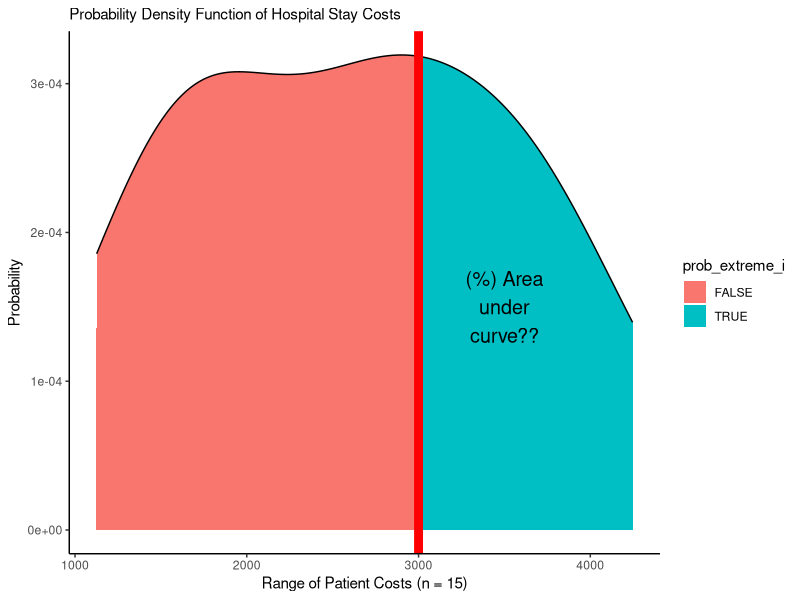
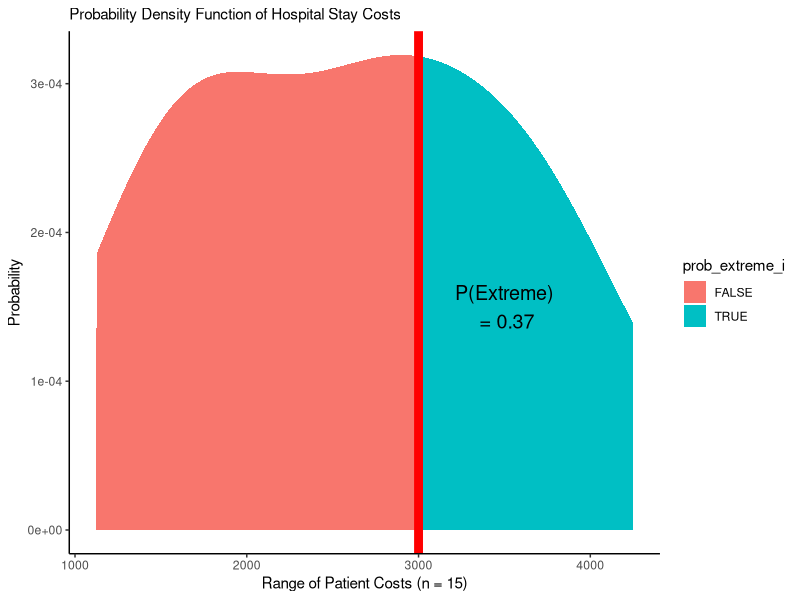
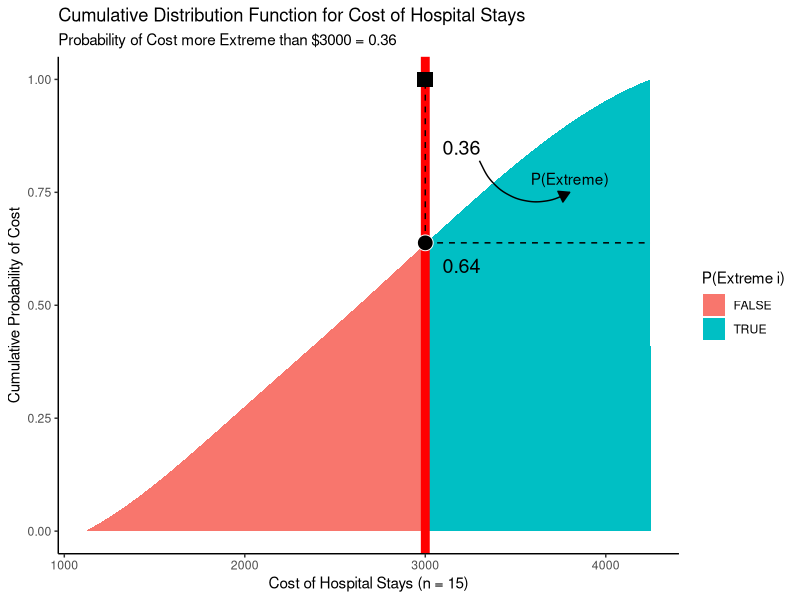
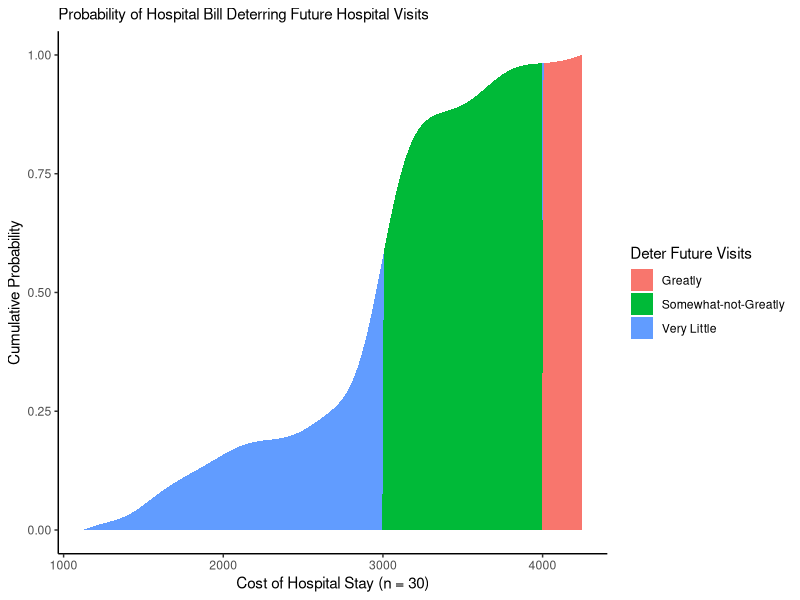
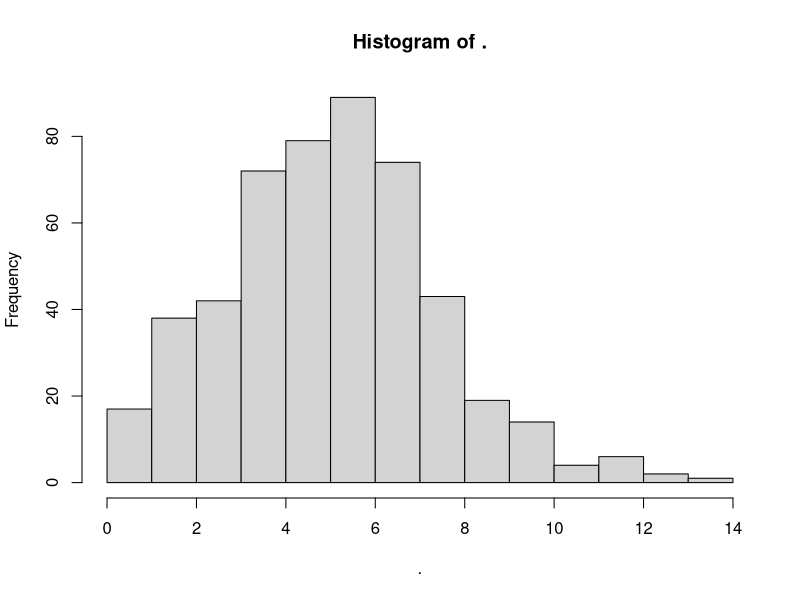

Generate these figures, in order, with R:
## ---- chunk 1
## Global options
knitr::opts_chunk$set(cache = FALSE, message = FALSE, warning = FALSE)
library(knitr)
library(kableExtra)
library(magick)
library(cowplot)
library(DiagrammeR)

# Let's also write a functions to lable figures and captions
# Courtesy of Stack Overflow
#https://stackoverflow.com/questions/37116632/r-markdown-html-number-figures

#Determine the output format of the document
output_format = opts_knit$get("rmarkdown.pandoc.to")

#Figure and Table Caption Numbering, for HTML do it manually
tabnum = 1; fignum = 1;

#Function to add the Table Number
tabcap = function(x){
  if(output_format == 'html'){
    x = paste0("Table ",tabnum,". ",x)
    tabnum <<- tabnum + 1
  }; x
}

#Function to add the Figure Number
figcap = function(x){
  if(output_format == 'html'){
    x = paste0("Figure ",fignum,". ",x)
    fignum <<- fignum + 1
  }; x
}

## ---- chunk 2
library(dplyr)
library(ggplot2)
library(broom)
## ---- chunk 3
mycoffee <- bind_rows(
  # Make first data.frame
  data.frame(
    # Containing these vectors style and price
    style = c("latte", "cappuccino", "americano"),
    price = c(5, 4, 3)),
  # Make second data.frame
  data.frame(
    # Containing these vectors style, price, and shop
    style = c("coffee", "hot cocoa"),
             price = c(3, 2),
             shop = c("Gimme Coffee", "Starbucks"))
)
# Notice how they stack, 
# but in first data.frame values,
# shop gets filled with NA, 
# since it wasn't in first dataframe
mycoffee
## ---- chunk 4
mycoffee <- mycoffee %>%
  # Add a new vector (must be of same length as data.frame)
  # vector is number of those drinks purchased
  mutate(purchased = c(5, 4, 10, 2, 1))
## ---- chunk 5
mycoffee %>%
  # Summarize data.frame into one row
  summarize(
    # Calculate mean price of drinks
    mean_price = mean(price),
    # Calculate total drinks purchased
    total_purchased = sum(purchased))
## ---- chunk 6
include_graphics("https://hips.hearstapps.com/del.h-cdn.co/assets/17/20/768x548/gallery-1494972479-12509893-10153286565876806-7249155525568646308-n.jpg", dpi = 100)
## ---- chunk 7
sweets <- data.frame(
# We know there are 10,000 twizzlers
  twizzlers = 10000,
# and 8,000 redvines
  redvines = 8000) %>%
  # So together, there are 18,000 sweets available
  # So there's a 8000-in-18,000 chance of picking a redvine
  mutate(prob_1 = redvines / (twizzlers + redvines))

# Check it!
sweets
## ---- chunk 8
sweets %>%
    # After picking 1 Red Vine,
  # there's now 1 less Red Vine in circulation
  mutate(
    # Subtract 1 redvine
    redvines = redvines - 1,
    # Recalculate total
    total = twizzlers + redvines) %>%
  # calculate probability of picking a second red vine now that 1 is gone
  mutate(prob_2 = redvines / total) %>%
  # Finally, multiply the first and second probability together
  # When it's this AND that, you multiply
  mutate(prob = prob_1 * prob_2)
## ---- chunk 9
sweets %>%
  # Add a column for black licorice
  mutate(black_licorice = 1000) %>%
  # Get total
  mutate(total = twizzlers + redvines + black_licorice) %>%
  # Recompute probabilities
  mutate(prob_1 = redvines / total,
         prob_2 = black_licorice / total) %>%
  # When it's this OR that, you add probabilities
  mutate(prob_3 = prob_1 + prob_2)

## ---- chunk 10
remove(mycoffee, sweets)
## ---- chunk 11
knitr::include_graphics("https://bhi61nm2cr3mkdgk1dtaov18-wpengine.netdna-ssl.com/wp-content/uploads/2017/03/marbles.jpg", dpi = 100)
## ---- chunk 12
c("graph TD",
  # Make nodes
  "you[You]",
  # Make subgraph of bags
  "subgraph Bags",
    "b1[Bag 1]",
    "b2[Bag 2]",
    "b3[Bag 3]",
  "end",
  # Make subgraph of marbles
  "subgraph Marbles",
    # Marbles in Bag 1
    "b1m1((Marble <i>a</i>))",
    "b1m2((Marble <i>b</i>))",
    "b1m3((Marble <i>c</i>))",
    # Make 3 red
    "style b1m1 fill:#FB52A5",
    "style b1m2 fill:#FB52A5",
    "style b1m3 fill:#FB52A5",
  
    # Marbles in Bag 2
    "b2m1((Marble <i>d</i>))",
    "b2m2((Marble <i>e</i>))",
    "b2m3((Marble <i>f</i>))",
    # Make 1 red
    "style b2m1 fill:#FB52A5",
    "style b2m2 fill:#84A3F5",
    "style b2m3 fill:#84A3F5",
  
    # Marbles in Bag 3
    "b3m1((Marble <i>g</i>))",
    "b3m2((Marble <i>h</i>))",
    "b3m3((Marble <i>j</i>))",
    # Make 2 red
    "style b3m1 fill:#84A3F5",
    "style b3m2 fill:#FB52A5",
    "style b3m3 fill:#FB52A5",
  "end",
  # Draw edges to bags
  "you--> b1",
  "you--> b2",
  "you--> b3",
  # Draw edges to marbles
  "b1-->|1|b1m1",
  "b1-->|1|b1m2",
  "b1-->|1|b1m3",
  "b2-->|1|b2m1",
  "b2-->|0|b2m2",
  "b2-->|0|b2m3",
  "b3-->|0|b3m1",
  "b3-->|1|b3m2",
  "b3-->|1|b3m3"
  ) %>%
  paste(collapse = "\n ") %>%
  mermaid()
## ---- chunk 13
# there are 3 bags
n_bags <- 3

# So....
# In this case, P(Bag1) = P(Bag2) = P(Bag3)
# and P(Bag1) + P(Bag2) + P(Bag3) = 100% = 1.0

# 1/3 chance of picking Bag 1
# written P(Bag1)
pbag1 <- 1 / n_bags

# 1/3 chance of picking Bag 2
# written P(Bag2) 
pbag2 <- 1 / n_bags

# 1/3 chance of picking Bag 3
# written P(Bag3)
pbag3 <- 1 / n_bags

# Check it!
c(pbag1, pbag2, pbag3)
## ---- chunk 14
# Total marbles in Bag 1
m_bag1 <- 3
# Total marbles in Bag 2
m_bag2 <- 3
# Total marbles in Bag 3
m_bag3 <- 3
## ---- chunk 15
# So, we can calculate the percentages in each bag.

# percentage of red marbles in Bag 1
# written P(Red|Bag1)
pm_bag1 <- 3 / m_bag1

# percentage of red marbles in Bag 2
# written P(Red|Bag2)
pm_bag2 <- 1 / m_bag2

# percentage of red marbles in Bag 3
# written P(Red|Bag3)
pm_bag3 <- 2 / m_bag3

# Check it!
c(pm_bag1, pm_bag2, pm_bag3)
## ---- chunk 16
# For example
# P(Bag1 & Red) = P(Red|Bag1) * P(Bag1)
pm_bag1 * pbag1
## ---- chunk 17
# P(Bag1 & Red) = P(Red|Bag1) * P(Bag1)
pm_bag1 * pbag1 + 
  # P(Bag2 & Red) = P(Red|Bag2) * P(Bag2)
  pm_bag2 * pbag2 + 
  # P(Bag3 & Red) = P(Red|Bag3) * P(Bag3)
  pm_bag3 * pbag3
## ---- chunk 18
bags <- data.frame(
  bag_id = 1:3,
  # For each bag, how many do you get to choose?
  bags = c(1, 1, 1),
  # For each bag, how many marbles do you get to choose?
  marbles = c(3, 3, 3),
  # For each bag, how many marbles are red?
  red = c(3, 1, 2)) %>%
  # Then, we can calculate the probability of...
  mutate(
    # choosing that bag out of all bags
    prob_bag = bags / sum(bags),
    # choosing red out of all marbles in that bag
    prob_red = red / marbles,
    # choosing BOTH that bag AND a red marble in that bag
    prob_bagred = prob_red * prob_bag)
## ---- chunk 19
bags %>%
  summarize(prob_bagred = sum(prob_bagred))
## ---- chunk 20
# Let's remove this now unnecessary data
remove(bags, n_bags, 
       m_bag1, m_bag2, m_bag3, 
       pbag1, pbag2, pbag3,
       pm_bag1, pm_bag2, pm_bag3)
## ---- chunk 21
knitr::include_graphics("https://pictures.dealer.com/m/maguirechryslerllccllc/0765/537937cbf2dd83f8e3bc89996035c3acx.jpg", dpi = 100)
## ---- chunk 22
# We want to know this
p_scone_coffee <- NULL

# But we know this!
p_coffee_scone <- 3/7
p_coffee_no_scone <- 2/3
p_scone <- 7/10
# AND
# If 7 out of 10 customers ever bought scones,
# then 3 out of 10 NEVER bought scones
p_no_scone <- 3 / 10
## ---- chunk 23
# Total Prob of Coffee = Getting Cofee + Not getting coffee
p_coffee <- p_coffee_scone * p_scone + p_coffee_no_scone * p_no_scone
# Check it!
p_coffee
## ---- chunk 24
p_scone_coffee <- p_coffee_scone * p_scone / p_coffee
## ---- chunk 25
orders <- tibble(
  coffee = c("yes", "no", "yes", "no", "yes", "yes", "yes", "no", "no", "no"),
  scone = c("no", "no", "no", "yes", "yes", "yes", "yes", "yes", "yes", "yes"))
## ---- chunk 26
orders %>% table()
## ---- chunk 27
# Let's skip to the end and just calculate the proportion directly!
# Out of all people who got coffee, how many got scones?
orders %>% 
  summarize(p_scone_coffee = sum(scone == "yes" & coffee == "yes") / sum(coffee == "yes") )
# The end!
## ---- chunk 28
# Now that we know this, let's prove that Bayes works.
orders %>% 
  summarize(
    # The goal (posterior)
    p_scone_coffee = sum(scone == "yes" & coffee == "yes") / sum(coffee == "yes"),
    # The data
    p_coffee_scone = sum(coffee == "yes" & scone == "yes") / sum(scone == "yes"),
    p_coffee_no_scone = sum(coffee == "yes" & scone == "no") / sum(scone == "no"),
    p_scone = sum(scone == "yes") / sum(coffee == "yes" | coffee == "no"),
    p_no_scone = sum(scone == "no") / sum(coffee == "yes" | coffee == "no"),
    # Now recalculate the goal, using the data we have collected.
    # Does 'bayes' equal 'p_scone_coffee'?
    bayes = p_coffee_scone * p_scone / (p_coffee_scone * p_scone + p_coffee_no_scone * p_no_scone))

# It should! And it does! Tada!
## ---- chunk 29
knitr::include_graphics("https://external-preview.redd.it/6FJDW5OvgqXpUjFutYDMX18UZH6oGLlu_LY8Qlf-1Rs.jpg", dpi = 100)
## ---- chunk 30
# The probability of getting a loan (13) given that you went bankrupt (18)
p_loan_bankrupt <- 13 / 18
# Probability of going bankrupt (18), whether or not you got a loan (50)
p_bankrupt <- 18 / 50
# Probability of NOT going bankrupt (50 - 18 = 32), whether or not you got a loan (50)
p_no_bankrupt <- 32 / 50
# Probability of getting a loan (29), whether or not you go bankrupt (50)
p_loan <- 29 / 50
# Probability you get a loan (26), given that you don't go bankrupt (32)
p_loan_no_bankrupt <- 26 / 32

# Apply Bayes Rule
p_bankrupt_loan <- p_loan_bankrupt * p_bankrupt /
  (p_loan_bankrupt * p_bankrupt + p_loan_no_bankrupt * p_no_bankrupt)
# Check!
p_bankrupt_loan
## ---- chunk 31
# Clear excess data
remove(orders, p_coffee, p_scone, p_coffee_no_scone, p_coffee_scone, p_scone_coffee)
## ---- chunk 32
knitr::include_graphics("https://media.glamour.com/photos/5abd5bbd73c84932389610fd/master/pass/TCDEERR_EC008.jpg", dpi = 100)
## ---- chunk 33
# Let's record our vector of 15 patients
obs <- c(1126, 1493, 1528, 1713, 1912, 2060, 2541, 2612, 2888, 2915, 3166, 3552, 3692, 3695, 4248)
# And let's get our new patient data point to compare against
stat <- 3000
## ---- chunk 34
# Which values of in vector obs were greater than or equal to stat?
obs >= stat
## ---- chunk 35
# Get p-value, the probability of getting a value greater than or equal to stat
mean(obs >= stat)

# This means Total Probability, where probability of each cost is 1/n
sum(  (obs >= stat) / length(obs)   )
## ---- chunk 36
obs %>% density() %>% tidy() %>% tail(3)
## ---- chunk 37
# Let's make dobs(), the probability density function for our observed data. 
dobs <- obs %>% density() %>% tidy() %>% approxfun()
# Now let's get a sequence (seq()) of costs from 1000 to 3000, in units of 1000....
seq(1000, 3000, by = 1000)
# and let's feed it a range of data to get the frequencies at those costs!
seq(1000, 3000, by = 1000) %>% dobs()
## ---- chunk 38
mypd <- tibble(
  # Get sequence from min to max, in units of $10
  cost = seq(min(obs), max(obs), by = 10),
  # Get probability densities
  prob_cost_i = dobs(cost)) %>%
  # Classify each row as TRUE (1) if cost greater than or equal to stat, or FALSE (0) if not.
  # This is the probability that each row is extreme (1 or 0)
  mutate(prob_extreme_i = cost >= stat)
# Check it out!
mypd %>% head(3)
## ---- chunk 39
mypd %>%
  ggplot(mapping = aes(x = cost, y = prob_cost_i, fill = prob_extreme_i)) +
  # Fill in the area from 0 to y along x
  geom_area() +
  # Or just draw curve with line
  geom_line() +
  # add vertical line
  geom_vline(xintercept = stat, color = "red", size = 3) +
  # Add theme and labels
  theme_classic() +
  labs(x = "Range of Patient Costs (n = 15)",
       y = "Probability",
       subtitle = "Probability Density Function of Hospital Stay Costs") +
  # And let's add a quick label
  annotate("text", x = 3500, y = 1.5e-4, label = "(%) Area\nunder\ncurve??", size = 5)
## ---- chunk 40
p <- mypd %>% 
  # Calculate the conditional probability of each cost occurring given that condition
  mutate(prob_cost_extreme_i = prob_cost_i * prob_extreme_i) %>%
  # Next, let's summarize these probabilities
  summarize(
    # Add up all probabilities of each cost given its condition in row i
    prob_cost_extreme = sum(prob_cost_extreme_i),
    # Add up all probabilities of each cost in any row i
    prob_cost = sum(prob_cost_i),
    # Calculate the weighted average, or total probability of getting an extreme cost
    # by dividing these two sums!
    prob_extreme = prob_cost_extreme / prob_cost)
# Check it out!
p
## ---- chunk 41
ggplot() +
  geom_area(data = mypd, mapping = aes(x = cost, y = prob_cost_i, fill = prob_extreme_i)) +
  geom_vline(xintercept = stat, color = "red", size = 3) +
  theme_classic() +
  labs(x = "Range of Patient Costs (n = 15)",
       y = "Probability",
       subtitle = "Probability Density Function of Hospital Stay Costs") +
  annotate("text", x = 3500, y = 1.5e-4, 
           label = paste("P(Extreme)", "\n", " = ", p$prob_extreme %>% round(2), sep = ""),
           size = 5)
## ---- chunk 42
# Normally
c(1:5)
# Cumulatively summed
c(1:5) %>% cumsum()
# Same as
c(1, 2+1, 3+2+1, 4+3+2+1, 5+4+3+2+1)
## ---- chunk 43
mypd %>% 
  # For instance, we can do the first step here,
  # taking the cumulative probability of costs i through j....
  mutate(prob_cost_cumulative = cumsum(prob_cost_i)) %>%
  head(3)
## ---- chunk 44
mycd <- mypd %>% 
  # For instance, we can do the first step here,
  # taking the cumulative probability of costs i through j....
  mutate(prob_cost_cumulative = cumsum(prob_cost_i) / sum(prob_cost_i)) %>%
  # We can also then identify the segment that is extreme!
  mutate(prob_extreme = prob_cost_cumulative * prob_extreme_i)

# Take a peek at the tail!
mycd %>% tail(3)
## ---- chunk 45
viz_cd <- ggplot() +
  # Show the cumulative probability of each cost, 
  # shaded by whether it is "extreme" (cost >= stat)  or not
  geom_area(data = mycd, mapping = aes(x = cost, y = prob_cost_cumulative, fill = prob_extreme_i)) +
  # Show cumulative probability of getting an extreme cost
  geom_area(data = mycd, mapping = aes(x = cost, y = prob_extreme, fill = prob_extreme_i))  +
  # Show the 16th patient's cost
  geom_vline(xintercept = stat, color = "red", size = 3) +
  # Add formatting
  theme_classic() +
  labs(x = "Cost of Hospital Stays (n = 15)", y = "Cumulative Probability of Cost",
       fill = "P(Extreme i)",
       title = "Cumulative Distribution Function for Cost of Hospital Stays",
       subtitle = "Probability of Cost more Extreme than $3000 = 0.36")
## ---- chunk 46
p_value <- filter(mycd, prob_extreme_i == TRUE)[1,]$prob_extreme

viz_cd +
  # Add some extra data for interpretation
  annotate("point", x = 3000, y = p_value, shape = 21, color = "white", fill = "black", size = 5) +
  annotate("text", x = 3200, y = p_value - 0.05, label = round(p_value, 2), size = 5) +
  annotate("linerange", x = 3000, ymin = p_value, ymax = 1, linetype = "dashed") +
  annotate("point", x = 3000, y = 1, shape = 15, size = 5) +
  annotate("text", x = 3200, y = 0.85, label = round(1 - p_value, 2), size = 5) +
  annotate("linerange", xmin = 3000, xmax = max(obs), y = p_value, linetype = "dashed") +
  annotate("curve", x = 3300, y = 0.82, xend = 3800, yend = 0.75, 
           curvature = +0.50, arrow = arrow(ends = "last", type = "closed", length = unit(0.3, "cm"))) +
  annotate("text", x = 3800, y = 0.78, label = "P(Extreme)")
## ---- chunk 47
pobs <- obs %>% density() %>% tidy() %>% 
  # Sort from smallest to largest
  arrange(x) %>%
  # take cumulative sum, divided by total probability
  mutate(y = cumsum(y) / sum(y)) %>% 
  # Make cumulative distribution function pobs()!
  approxfun()

# We'll test it out!
1 - pobs(3000)
# Pretty close to our probability we calculated before!
## ---- chunk 48
# Clear unnecessary data.
remove(obs, stat, mypd, mycd, p, viz_cd)
## ---- chunk 49
# Let's record our vector of 30 patients
patients <- c(1126, 1493, 1528, 1713, 1912, 2060, 2541, 2612, 2888, 2915, 3166, 3552, 3692, 3695, 4248,
         3000, 3104, 3071, 2953, 2934, 2976, 2902, 2998, 3040, 3030, 3021, 3028, 2952, 3013, 3047)
# And let's get our statistics to compare against
somewhat <- 3000
greatly <- 4000
## ---- chunk 50
# Get the probability density function for our new data
dobs2 <- patients %>% density() %>% tidy() %>% approxfun()

# Get the probability densities
mypd2 <- tibble(
  cost = seq(min(patients), max(patients), by = 10),
  prob_cost_i = cost %>% dobs2()) %>%
  # Calculate probability of being somewhat deterred
  mutate(
    prob_somewhat_i = cost >= somewhat,
    prob_greatly_i = cost >= greatly,
    prob_somewhat_not_greatly_i = cost >= somewhat & cost < greatly)
## ---- chunk 51
mypd2 %>%
  summarize(
    # Calculate total probability of a cost somewhat deterring medical care
    prob_somewhat = sum(prob_cost_i * prob_somewhat_i) / sum(prob_cost_i),
    # Calculate total probability of a cost greatly deterring medical care
    prob_greatly = sum(prob_cost_i * prob_greatly_i) / sum(prob_cost_i),
    # Calculate total probability of a cost somewhat-but-not-greatly deterring medical care
    prob_somewhat_not_greatly = sum(prob_cost_i * prob_somewhat_not_greatly_i) / sum(prob_cost_i))
## ---- chunk 52
# Get cumulative probabilities of each
mycd2 <- mypd2 %>%
  mutate(
    # Calculate total probability of a cost somewhat deterring medical care
    prob_somewhat = cumsum(prob_cost_i) * prob_somewhat_i / sum(prob_cost_i),
    # Calculate total probability of a cost greatly deterring medical care
    prob_greatly = cumsum(prob_cost_i) * prob_greatly_i / sum(prob_cost_i),
    # Calculate total probability of a cost somewhat-but-not-greatly deterring medical care
    prob_somewhat_not_greatly = cumsum(prob_cost_i) * prob_somewhat_not_greatly_i / sum(prob_cost_i))
# Check it!
mycd2 %>% tail(3)
## ---- chunk 53
ggplot() +
  # Get cumulative probability generally
  geom_area(data = mycd2, mapping = aes(x = cost, y = cumsum(prob_cost_i) / sum(prob_cost_i),
                                         fill = "Very Little")) +
  # Get cumulative probability if somewhat but not greatly
  geom_area(data = mycd2, mapping = aes(x = cost, y = prob_somewhat_not_greatly, 
                                         fill = "Somewhat-not-Greatly")) +
  # Get cumulative probability if greatly
  geom_area(data = mycd2, mapping = aes(x = cost, y = prob_greatly, 
                                         fill = "Greatly")) +
  theme_classic() +
  labs(x = "Cost of Hospital Stay (n = 30)",
       y = "Cumulative Probability",
       subtitle = "Probability of Hospital Bill Deterring Future Hospital Visits",
       fill = "Deter Future Visits")
## ---- chunk 54
knitr::include_graphics("https://i0.wp.com/ithacamarket.com/wp-content/uploads/2019/04/IMG_3407-900px.jpg?w=900&ssl=1", dpi = 100)
## ---- chunk 55
# Randomly sample 500 visits from a poisson distribution with a mean of 5.5
visits <- rpois(n = 500, lambda = 5.5)
# Check out the distribution!
visits %>% hist()
## ---- chunk 56
tibble(
  `Meaning` = c("Random Draws from Distribution", "Probability Density Function", "Cumulative Distribution Function", "Quantiles Function"),
  `Purpose` = c("Simulate a distribution", "Get Probability of Value in Distribution", "Get % of Distribution LESS than Value", "Get Value of any Percentile in Distribution"),
  `Main Input` = c("n = # of simulations", "x = value in distribution", "q = a cumulative probability", "p = percentile"),
  `Normal` = c("rnorm()", "dnorm()", "pnorm()", "qnorm()"),
  `Poisson` = c("rpois()", "dpois()", "ppois()", "qpois()"),
  `Gamma` = c("rgamma()", "dgamma()", "pgamma()", "qgamma()"),
  `Exponential` = c("rexp()", "dexp()", "pexp()", "qexp()")
) %>% 
  kable(caption = "Table 1: Probability Functions (r, d, p, and q)",
        booktabs = TRUE) %>%
  kableExtra::kable_styling("striped")
## ---- chunk 57
# Get the frequency for 5 visits in the distribution
pd5 <- dpois(5, lambda = 5.5)
# Check it!
pd5
## ---- chunk 58
# Approximate the PDF of our simulated visits
dsim <- visits %>% density() %>% approxfun()
# Try our density function for our simulated data!
dsim(5)
# Pretty close to our results from dpois()!
## ---- chunk 59
# Get the cumulative frequency for a value (5) in the distribution
cd5 <- ppois(q = 5, lambda = 5.5)
# Check it!
cd5
## ---- chunk 60
# Get the probability they will NOT stop at 5 or fewer stalls
1 - cd5
## ---- chunk 61
psim <- visits %>% density() %>% tidy() %>% 
  # Get cumulative probability distribution
  arrange(x) %>% 
  # Get cumulative probabilities
  mutate(y = cumsum(y) / sum(y)) %>% 
  # Turn it into a literal function!
  approxfun()
# Check it!
psim(5)
# Pretty close to cdf5!
## ---- chunk 62
q5 <- qpois(p = c(.25, .75), lambda = 5.5)
# Check it!
q5
## ---- chunk 63
# Approximate the quantile function of this distribution
qsim <- tibble(
  # Get a vector of percentiles from 0 to 1, in units of 0.001
  x = seq(0, 1, by = 0.001),
  # Using our simulated distribution, 
  # get the quantiles (values) at those points from this distribution
  y = visits %>% quantile(probs = x)) %>%
  # Approximate function!
  approxfun()

# Check it!
qsim(c(.25, .75))
## ---- chunk 64
rm(visits, pd5, cd5, q5, dsim, psim, qsim)

## ---- chunk 65
1 - pnorm(5, mean = 5.5, sd = 2.5)
## ---- chunk 66
# shape = mean^2 / variance = mean^2 / sd^2
shape <- 5.5^2 / 2.5^2
# scale = variance / mean
scale <- 2.5^2 / 5.5
# AND
# rate = 1 / scale
rate <- 1 / scale

# So...
# Get 1 - cumulative probability up to 5
1 - pgamma(5, shape = shape, scale = scale)
# OR (same)
1 - pgamma(5, shape = shape, rate = rate)
## ---- chunk 67
# For exponential distribution,
# rate = 1 / mean
rate <- 1 / 5.5

# So...
# Get 1 - cumulative probability up to 5
1 - pexp(5, rate = rate)
